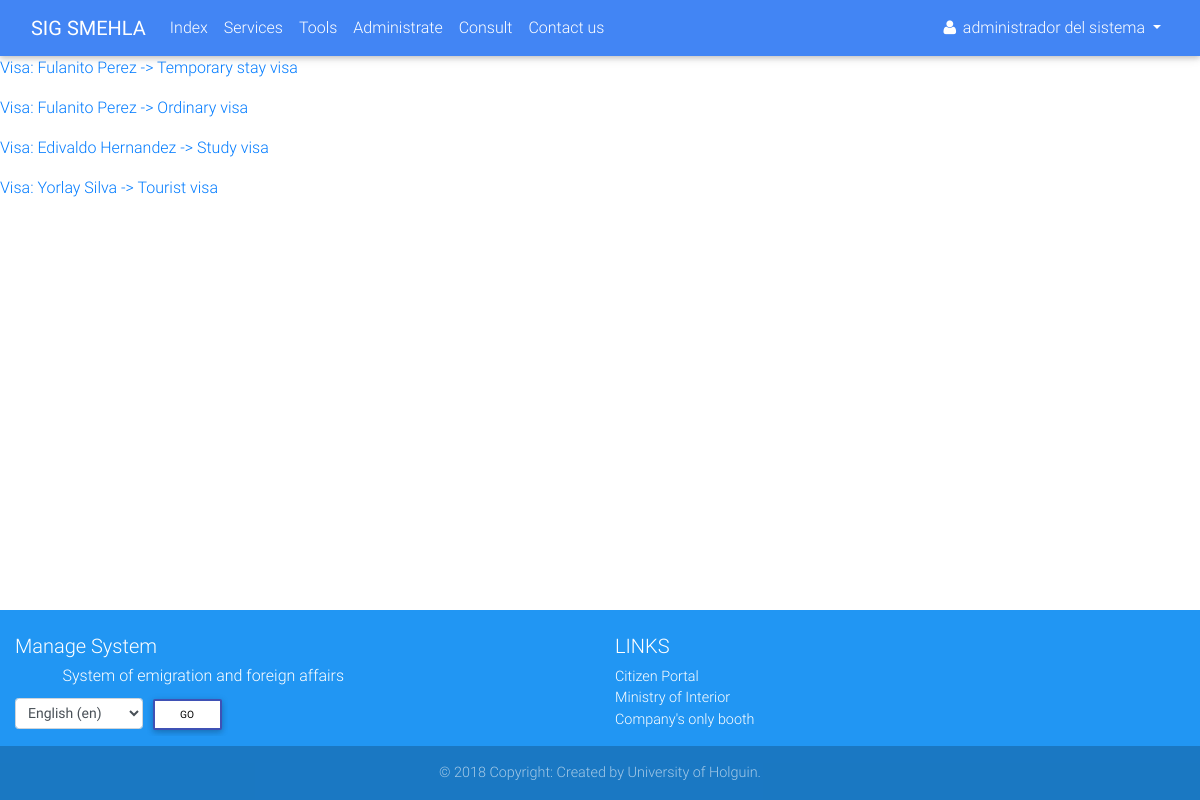
/visa/list/ (signed in), run on an earlier commit of the app's database.
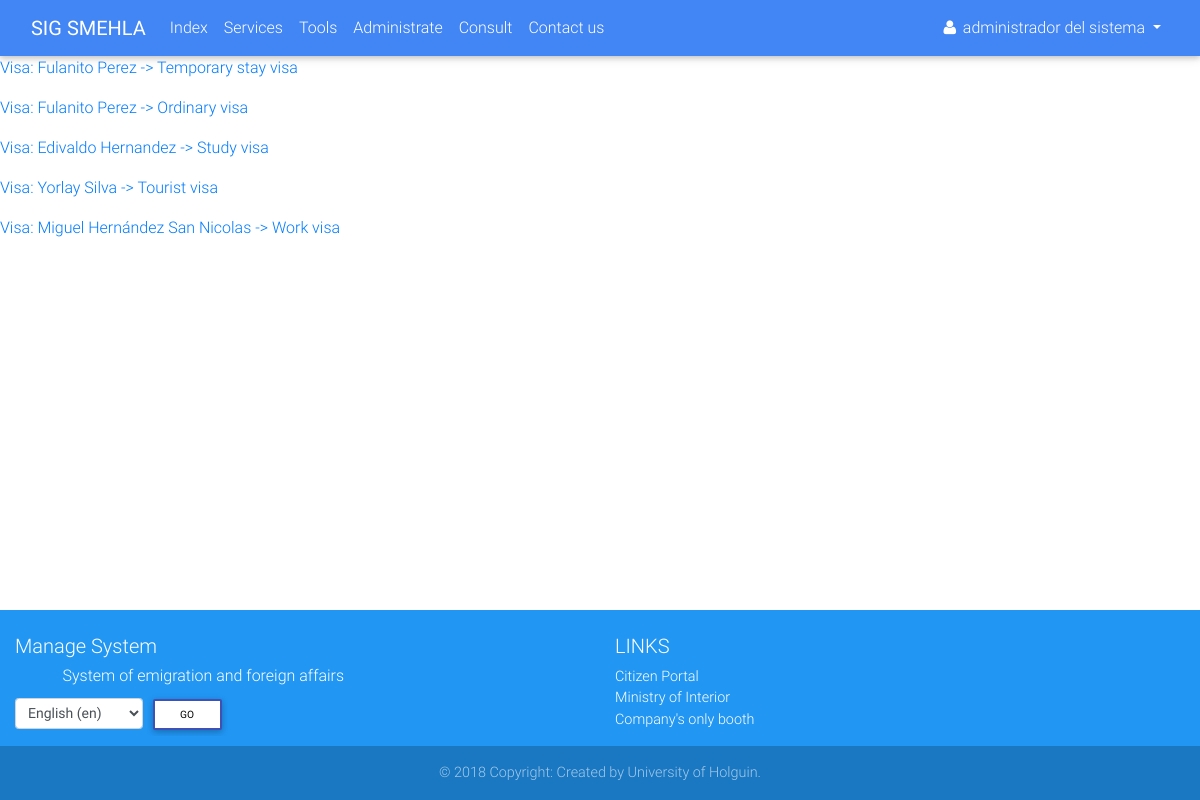
And on a later commit of the database.
### services/models.py (models this page shows, shortened)
class Service(models.Model):
    SERVICE_STATUS = (
        ('1', _('Request')),
        ('2', _('Invoicing')),
        ('3', _('Revision')),
        ('4', _('Authenticating')),
        ('5', _('Deliver')),
    )
    SERVICE_TYPE = {
        'None': _('Unknown service type'),
        'visa': _('Visa'),
    }
    client = models.ForeignKey(verbose_name=_('Client'), to=Client, on_delete=models.CASCADE)
    status = models.CharField(_('Status'), max_length=1, choices=SERVICE_STATUS)
    service_type = None
    def get_service_type(self):
        if self.service_type:
            return self.service_type
        else:
            return self.SERVICE_TYPE['None']

class Visa(Service):
    REQUEST_SPECIFICATION = (
        ('VT', _('Work visa')),
        ('VPT', _('Temporary stay visa')),
        ('VP', _('Privileged visa')),
        ('VE', _('Study visa')),
        ('VTM', _('Medical Treatment visa')),
        ('VOR', _('Ordinary visa')),
        ('VTU', _('Tourist visa')),
        ('VCD', _('Short-term visa')),
    )
    REQUEST_TYPE = (
        ('C', _('Caducity')),
        ('M', _('Misplacing')),
    )
    service_type = Service.SERVICE_TYPE['visa']
    specification = models.CharField(_('Specification'), max_length=3, choices=REQUEST_SPECIFICATION)
    extension_request_date = models.DateField(_('Extension request date'))
    request_type = models.CharField(_('Request type'), max_length=1, choices=REQUEST_TYPE)
    passport_no = models.CharField(_('Passport No.'), max_length=100)
    passport_issuance_date = models.DateField(_('Passport issuance date'))
    passport_expiration_date = models.DateField(_('Passport expiration date'))
    visa_no = models.CharField(_('Visa No.'), max_length=100)
    visa_issuance_date = models.DateField(_('Visa issuance date'))
    visa_expiration_date = models.DateField(_('Visa expiration date'))
    def __str__(self):
        return '{}: {} -> {}'.format(self.get_service_type(), self.client, self.get_specification_display())

class Service(models.Model):
    SERVICE_STATUS = (
        ('1', _('Request')),
        ('2', _('Invoicing')),
        ('3', _('Revision')),
        ('4', _('Authenticating')),
        ('5', _('Deliver')),
    )
    SERVICE_TYPE = {
        'None': _('Unknown service type'),
        'visa': _('Visa'),
    }
    client = models.ForeignKey(verbose_name=_('Client'), to=Client, on_delete=models.CASCADE)
    status = models.CharField(_('Status'), max_length=1, choices=SERVICE_STATUS)
    service_type = None
    def get_service_type(self):
        if self.service_type:
            return self.service_type
        else:
            return self.SERVICE_TYPE['None']

class Client(models.Model):
    CIVIL_STATUS = (
        ('S', _('Single')),
        ('E', _('Engaged')),
        ('M', _('Married')),
        ('W', _('Widower')),
    )
    def upload_file(self, filename):
        ext = filename.split('.')[-1]
        return 'clients/{}.{}'.format(self.ci, ext)
    ci = models.CharField(_('Identity card'), max_length=13, unique=True)
    first_name = models.CharField(_('First name'), max_length=30)
    last_name = models.CharField(_('Last name'), max_length=150)
    born_date = models.DateField(_('Born date'), validators=[validators.validate_born_date])
    civil_status = models.CharField(_('Civil status'), choices=CIVIL_STATUS, max_length=1)
    naturalness = models.CharField(_("Naturalness"), max_length=30)
    nationality = models.CharField(_('Nationality'), max_length=30)
    father = models.CharField(_('Father name'), max_length=200)
    mother = models.CharField(_('Mother name'), max_length=200)
    address = models.TextField(_('Address'))
    email = models.EmailField(_('Email'))
    phone = models.PositiveIntegerField(_('Phone number'))
    data_attachment = models.FileField(_('Data attachment'), upload_to=upload_file, null=True, blank=True)
    def get_full_name(self):
        full_name = '%s %s' % (self.first_name, self.last_name)
        return full_name.strip()
    def __str__(self):
        return self.get_full_name()

### services/views.py (the view)
# urls.py: path('visa/list/', views.VisaListView.as_view(), name='visa_list'),
class VisaListView(mixins.LoginRequiredMixin, generic.ListView):
    model = models.Visa

### accounts/models.py (called while the page is built)
    def __str__(self):
        if self.first_name and self.last_name:
            return self.get_full_name()
        else:
            return self.username

### services/templates/services/visa_list.html (shortened to what this page needs)
{% extends 'navbar.html' %}
{% load i18n %}
{% block main %}
    {% for visa in visa_list %}
        <p><a href="{% url 'services:visa_detail' visa.pk %}">{{ visa }}</a></p>
        {% empty %}
        <p>{% trans 'There are no visas' %}</p>
    {% endfor %}
{% endblock %}

What changed in the data, as far as the page shows it:
added Visa: specification.last_name "Visa: Miguel Hernández San Nicolas -> Work visa"
